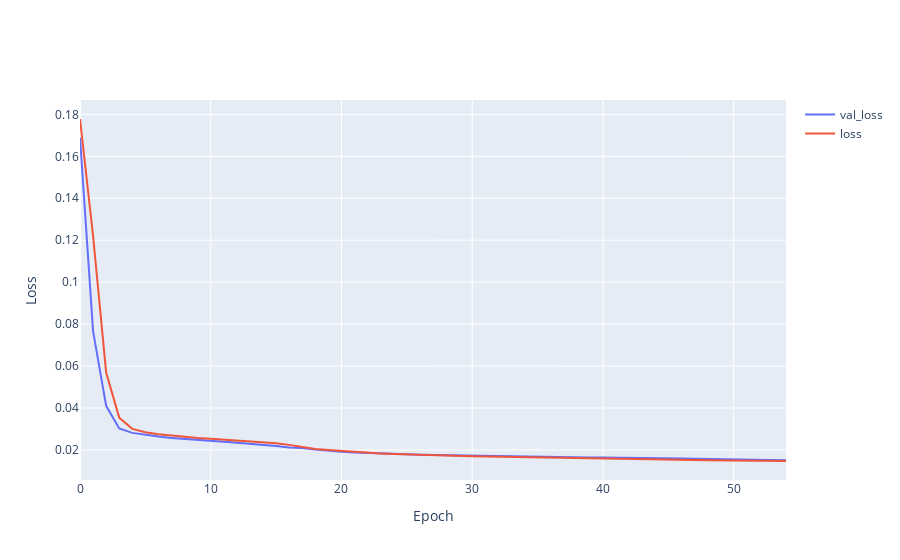

Notebook source saved alongside this figure:
### Code cell
import plotly.graph_objects as go
from plotly.subplots import make_subplots
fig = make_subplots()
# Add traces
fig.add_trace(
    go.Scatter( y=history.history['val_loss'], name="val_loss"),
    secondary_y=False,)
fig.add_trace(
    go.Scatter( y=history.history['loss'], name="loss"),
    secondary_y=False,)
# Set x-axis title
fig.update_xaxes(title_text="Epoch")
# Set y-axis title
fig.update_yaxes(title_text="Loss")
